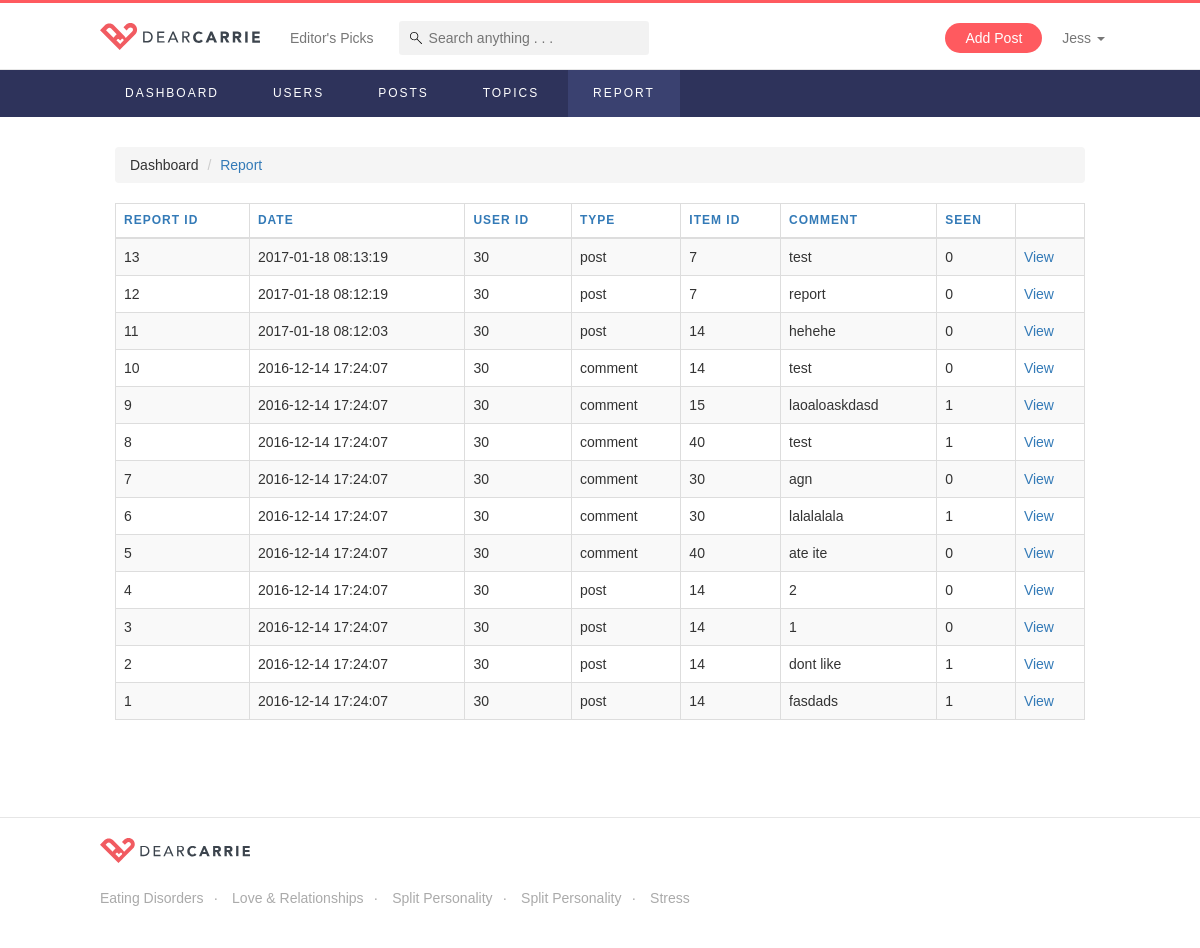
/reportList.php (signed in), run on an earlier commit of the app's database.
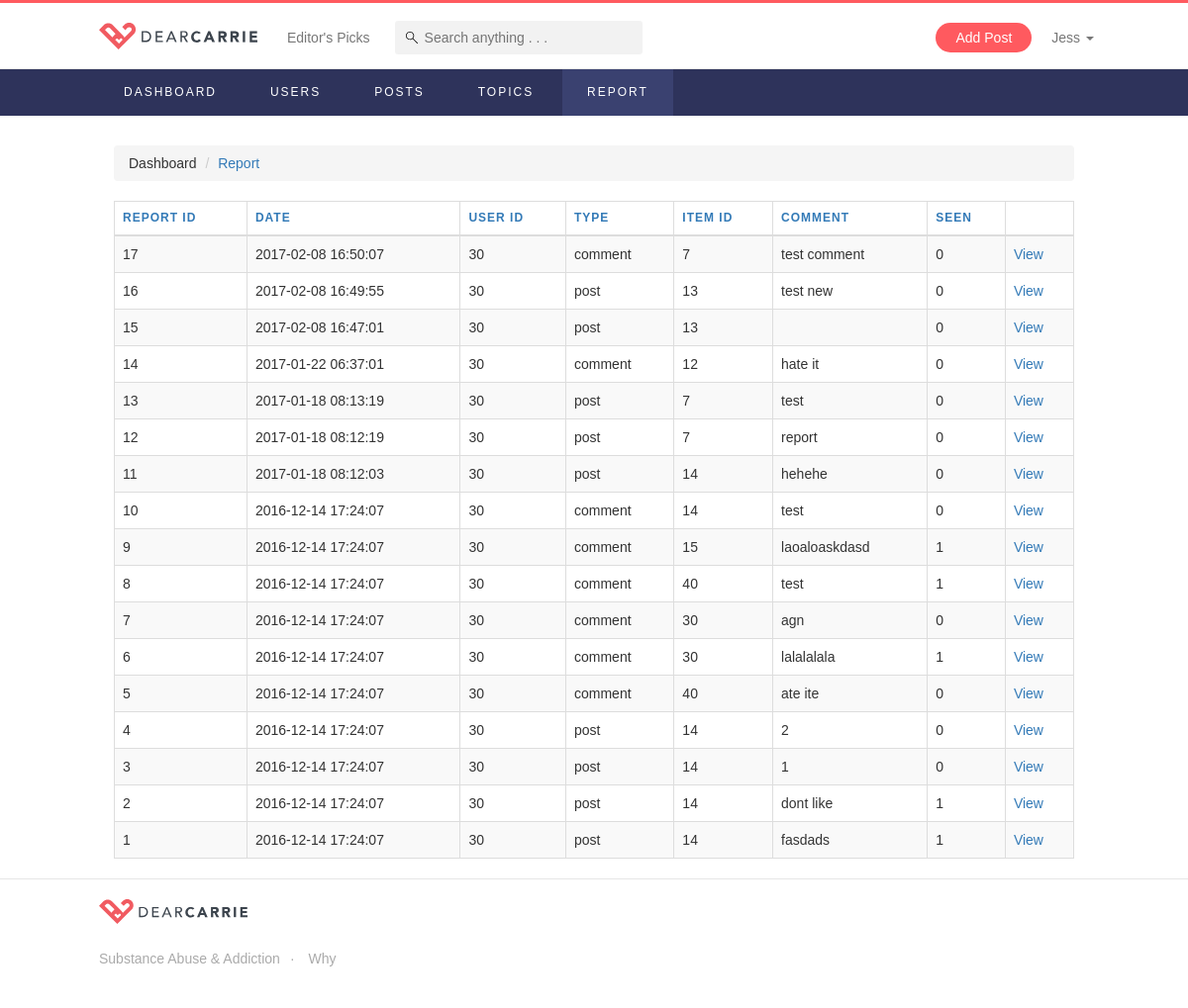
And on a later commit of the database.
### tables this page shows
CREATE TABLE `reports` (
  `id` int(11) NOT NULL,
  `userid` int(11) NOT NULL,
  `itemid` int(11) NOT NULL,
  `comment` varchar(255) NOT NULL,
  `seen` varchar(255) NOT NULL DEFAULT '0',
  `type` varchar(10) NOT NULL,
  `date` timestamp NOT NULL DEFAULT CURRENT_TIMESTAMP
);

CREATE TABLE `topics` (
  `id` int(11) NOT NULL,
  `main_image` varchar(255) NOT NULL,
  `background` varchar(255) NOT NULL,
  `title` varchar(255) NOT NULL,
  `short_desc` varchar(255) NOT NULL,
  `description` text NOT NULL,
  `date` timestamp NOT NULL DEFAULT CURRENT_TIMESTAMP ON UPDATE CURRENT_TIMESTAMP,
  `followers` int(11) NOT NULL DEFAULT '0',
  `posts` int(11) NOT NULL DEFAULT '0',
  `url` varchar(255) NOT NULL,
  `tel` varchar(255) NOT NULL,
  `type` varchar(255) NOT NULL,
  `order_num` int(11) NOT NULL,
  `score` double NOT NULL DEFAULT '0',
  `published` int(11) NOT NULL DEFAULT '1'
);

### controllers/commonFunctions.php (called while the page is built, shortened)
<?php
function connectToDataBase() {
	$theLineToDatabase =  mysqli_connect("localhost","root","root","dearcarrie");
	if(!$theLineToDatabase) {
		header("location: error.php?msg=Database connection first error");
		exit();
	}
	else {
	  return $theLineToDatabase;
	}
}
function displayAllTopicsOrderByTitleAsc() {
	$conn = connectToDataBase();
	$sql = "SELECT * FROM topics ORDER BY title ASC";
	$result = $conn->query($sql);
	$resArr = array();
	if ($result->num_rows > 0) {
		 while($row = $result->fetch_assoc()) {
			 $resArr[] = $row;
		 }
	} else {
	}
	return $resArr;
}
function displayCuratedTopics() {
	$conn = connectToDataBase();
	$sql = "SELECT * FROM topics WHERE type = 'curated' ORDER BY title";
	$result = $conn->query($sql);
	$resArr = array();
	if ($result->num_rows > 0) {
		 while($row = $result->fetch_assoc()) {
			 $resArr[] = $row;
		 }
	}
	return $resArr;
}
function displayAllReports() {
	$conn = connectToDataBase();
	$sql = "SELECT * FROM reports ORDER BY id DESC, seen DESC";
	$result = $conn->query($sql);
	$resArr = array();
	if ($result->num_rows > 0) {
		 while($row = $result->fetch_assoc()) {
			 $resArr[] = $row;
		 }
	} else {
	}
	return $resArr;
}
?>

### reportList.php (the view, shortened to what the changed rows need)
<!DOCTYPE html>
<?php
  include('controllers/templates.php');
  $reports = displayAllReports();
?>
<html lang="en">
  <?php head("Dear Carrie - Admin Report List"); ?>
  <link rel="stylesheet" type="text/css" href="https://cdn.datatables.net/v/bs/dt-1.10.12/datatables.min.css"/>
  <body>
    <?= navbar(); ?>
    <div class="page-container-admin">
        <table id="report-list" class="table table-hover table-bordered table-striped">
            <thead>
                <tr>
                    <th>Report ID</th>
                    <th>Date</th>
                    <th>User ID</th>
                    <th>Type</th>
                    <th>Item ID</th>
                    <th>Comment</th>
                    <th>Seen</th>
                    <th></th>
                </tr>
            </thead>
            <tbody>
                <?php foreach($reports as $report) { ?>
                <tr>
                    <td><?=$report["id"];?></td>
                    <td><?=$report["date"];?></td>
                    <td><?=$report["userid"];?></td>
                    <td><?=$report["type"];?></td>
                    <td><?=$report["itemid"];?></td>
                    <td><?=$report["comment"];?></td>
                    <td><?=$report["seen"];?></td>
                    <td><a href="reportDetails?reportID=<?=$report["id"];?>" class="admin-sec-color">View</a></td>
                </tr>
                <?php } ?>
            </tbody>
        </table>
    </div>
    <?php footer(); ?>
  </body>
</html>

### controllers/templates.php (shortened to what the changed rows need)
<?php
  include('commonFunctions.php');
?>
<?php
function head($title){
?>
  <head>
    <link href="css/bootstrap.min.css" rel="stylesheet">
    <link href="css/animate.css" rel="stylesheet">
    <link href="css/style.css" rel="stylesheet">
  </head>
<?php
}
function navbar() {
  $curatedTopics = displayCuratedTopics();
?>
<?php
}
?>
<?php
function footer() {
  $topics = displayAllTopicsOrderByTitleAsc();
?>
  <footer class="footer">
    <div class="page-container">
      <div class="row">
        <div class="col-sm-12">
          <ul>
            <?php
              $i = 1;
              foreach($topics as $topic) {
                if ($i % 1 == 0) {
            ?>
                <li><a href="topicDetails?topicID=<?=$topic['id'];?>"><?=$topic["title"];?></a></li>
            <?php
                }
                $i++;
              }
            ?>
          </ul>
        </div>
      </div>
    </div>
  </footer>
<?php
}
?>

What changed in the data, as far as the page shows it:
removed topics: title "Eating Disorders"
removed topics: title "Love & Relationships"
removed topics: title "Split Personality"
removed topics: title "Split Personality"
removed topics: title "Stress"
added reports: id "17", date "2017-02-08 16:50:07", userid "30", type "comment", itemid "7", comment "test comment", seen "0"
added reports: id "16", date "2017-02-08 16:49:55", userid "30", type "post", itemid "13", comment "test new", seen "0"
added reports: id "15", date "2017-02-08 16:47:01", userid "30", type "post", itemid "13", seen "0"
added reports: id "14", date "2017-01-22 06:37:01", userid "30", type "comment", itemid "12", comment "hate it", seen "0"
added topics: title "Substance Abuse & Addiction"
added topics: title "Why"
